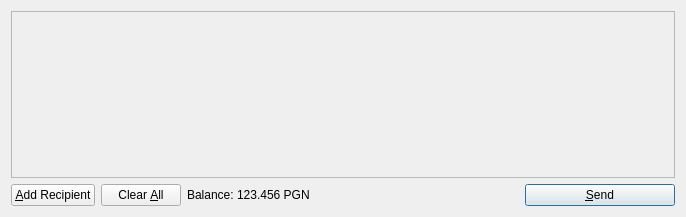
<?xml version="1.0" encoding="UTF-8"?>
<ui version="4.0">
 <class>SendCoinsDialog</class>
 <widget class="QDialog" name="SendCoinsDialog">
  <property name="geometry">
   <rect>
    <x>0</x>
    <y>0</y>
    <width>686</width>
    <height>217</height>
   </rect>
  </property>
  <property name="windowTitle">
   <string>Send Coins</string>
  </property>
  <layout class="QVBoxLayout" name="verticalLayout">
   <item>
    <widget class="QScrollArea" name="scrollArea">
     <property name="widgetResizable">
      <bool>true</bool>
     </property>
     <widget class="QWidget" name="scrollAreaWidgetContents">
      <property name="geometry">
       <rect>
        <x>0</x>
        <y>0</y>
        <width>666</width>
        <height>165</height>
       </rect>
      </property>
      <layout class="QVBoxLayout" name="verticalLayout_2">
       <property name="margin">
        <number>0</number>
       </property>
       <item>
        <layout class="QVBoxLayout" name="entries">
         <property name="spacing">
          <number>6</number>
         </property>
        </layout>
       </item>
       <item>
        <spacer name="verticalSpacer">
         <property name="orientation">
          <enum>Qt::Vertical</enum>
         </property>
         <property name="sizeHint" stdset="0">
          <size>
           <width>20</width>
           <height>40</height>
          </size>
         </property>
        </spacer>
       </item>
      </layout>
     </widget>
    </widget>
   </item>
   <item>
    <layout class="QHBoxLayout" name="horizontalLayout">
     <item>
      <widget class="QPushButton" name="addButton">
       <property name="toolTip">
        <string>Send to multiple recipients at once</string>
       </property>
       <property name="text">
        <string>&amp;Add Recipient</string>
       </property>
       <property name="icon">
        <iconset resource="../bitcoin.qrc">
         <normaloff>:/icons/add</normaloff>:/icons/add</iconset>
       </property>
       <property name="autoDefault">
        <bool>false</bool>
       </property>
      </widget>
     </item>
     <item>
      <widget class="QPushButton" name="clearButton">
       <property name="sizePolicy">
        <sizepolicy hsizetype="Minimum" vsizetype="Fixed">
         <horstretch>0</horstretch>
         <verstretch>0</verstretch>
        </sizepolicy>
       </property>
       <property name="toolTip">
        <string>Remove all transaction fields</string>
       </property>
       <property name="text">
        <string>Clear &amp;All</string>
       </property>
       <property name="icon">
        <iconset resource="../bitcoin.qrc">
         <normaloff>:/icons/remove</normaloff>:/icons/remove</iconset>
       </property>
       <property name="autoRepeatDelay">
        <number>300</number>
       </property>
       <property name="autoDefault">
        <bool>false</bool>
       </property>
      </widget>
     </item>
     <item>
      <layout class="QHBoxLayout" name="horizontalLayout_2">
       <property name="spacing">
        <number>3</number>
       </property>
       <item>
        <widget class="QLabel" name="label">
         <property name="text">
          <string>Balance:</string>
         </property>
        </widget>
       </item>
       <item>
        <widget class="QLabel" name="labelBalance">
         <property name="cursor">
          <cursorShape>IBeamCursor</cursorShape>
         </property>
         <property name="text">
          <string>123.456 PGN</string>
         </property>
         <property name="textInteractionFlags">
          <set>Qt::LinksAccessibleByMouse|Qt::TextSelectableByKeyboard|Qt::TextSelectableByMouse</set>
         </property>
        </widget>
       </item>
      </layout>
     </item>
     <item>
      <spacer name="horizontalSpacer">
       <property name="orientation">
        <enum>Qt::Horizontal</enum>
       </property>
       <property name="sizeHint" stdset="0">
        <size>
         <width>40</width>
         <height>20</height>
        </size>
       </property>
      </spacer>
     </item>
     <item>
      <widget class="QPushButton" name="sendButton">
       <property name="minimumSize">
        <size>
         <width>150</width>
         <height>0</height>
        </size>
       </property>
       <property name="toolTip">
        <string>Confirm the send action</string>
       </property>
       <property name="text">
        <string>&amp;Send</string>
       </property>
       <property name="icon">
        <iconset resource="../bitcoin.qrc">
         <normaloff>:/icons/send</normaloff>:/icons/send</iconset>
       </property>
       <property name="default">
        <bool>true</bool>
       </property>
      </widget>
     </item>
    </layout>
   </item>
  </layout>
 </widget>
 <resources>
  <include location="../bitcoin.qrc"/>
 </resources>
 <connections/>
</ui>
